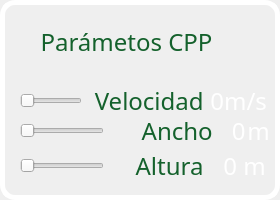
                  <widget class="QFrame" name="ParmetrosCPP">
                   <property name="styleSheet">
                    <string notr="true">QFrame{
	border: 5px solid rgb(255, 255, 255);
	border-radius: 15px;
	color: rgb(252, 175, 62);
}
QFrame:hover{
  border: 5px solid #f9aa33;
}</string>
                   </property>
                   <property name="frameShape">
                    <enum>QFrame::StyledPanel</enum>
                   </property>
                   <property name="frameShadow">
                    <enum>QFrame::Raised</enum>
                   </property>
                   <widget class="QFrame" name="frame_13">
                    <property name="geometry">
                     <rect>
                      <x>20</x>
                      <y>140</y>
                      <width>251</width>
                      <height>51</height>
                     </rect>
                    </property>
                    <property name="sizePolicy">
                     <sizepolicy hsizetype="Expanding" vsizetype="Expanding">
                      <horstretch>0</horstretch>
                      <verstretch>0</verstretch>
                     </sizepolicy>
                    </property>
                    <property name="styleSheet">
                     <string notr="true">border:none;</string>
                    </property>
                    <property name="frameShape">
                     <enum>QFrame::NoFrame</enum>
                    </property>
                    <property name="frameShadow">
                     <enum>QFrame::Raised</enum>
                    </property>
                    <layout class="QHBoxLayout" name="horizontalLayout_10">
                     <property name="spacing">
                      <number>0</number>
                     </property>
                     <property name="leftMargin">
                      <number>0</number>
                     </property>
                     <property name="topMargin">
                      <number>0</number>
                     </property>
                     <property name="rightMargin">
                      <number>0</number>
                     </property>
                     <property name="bottomMargin">
                      <number>0</number>
                     </property>
                     <item>
                      <widget class="QSlider" name="sliderAltura">
                       <property name="sizePolicy">
                        <sizepolicy hsizetype="Preferred" vsizetype="Preferred">
                         <horstretch>0</horstretch>
                         <verstretch>0</verstretch>
                        </sizepolicy>
                       </property>
                       <property name="styleSheet">
                        <string notr="true">color: #f9aa33;</string>
                       </property>
                       <property name="maximum">
                        <number>100</number>
                       </property>
                       <property name="orientation">
                        <enum>Qt::Horizontal</enum>
                       </property>
                      </widget>
                     </item>
                     <item>
                      <widget class="QLabel" name="labelAltura">
                       <property name="sizePolicy">
                        <sizepolicy hsizetype="Preferred" vsizetype="Preferred">
                         <horstretch>0</horstretch>
                         <verstretch>0</verstretch>
                        </sizepolicy>
                       </property>
                       <property name="font">
                        <font>
                         <family>Uroob</family>
                         <pointsize>18</pointsize>
                         <weight>50</weight>
                         <bold>false</bold>
                         <kerning>true</kerning>
                        </font>
                       </property>
                       <property name="styleSheet">
                        <string notr="true">border:none;
color: rgb(20, 97, 44);</string>
                       </property>
                       <property name="text">
                        <string>     Altura</string>
                       </property>
                       <property name="alignment">
                        <set>Qt::AlignCenter</set>
                       </property>
                      </widget>
                     </item>
                     <item>
                      <widget class="QLabel" name="AlturaParametro">
                       <property name="sizePolicy">
                        <sizepolicy hsizetype="Preferred" vsizetype="Preferred">
                         <horstretch>0</horstretch>
                         <verstretch>0</verstretch>
                        </sizepolicy>
                       </property>
                       <property name="font">
                        <font>
                         <family>Uroob</family>
                         <pointsize>18</pointsize>
                        </font>
                       </property>
                       <property name="styleSheet">
                        <string notr="true">border:none;
color: rgb(255, 255, 255);</string>
                       </property>
                       <property name="text">
                        <string>   0</string>
                       </property>
                       <property name="alignment">
                        <set>Qt::AlignCenter</set>
                       </property>
                      </widget>
                     </item>
                     <item>
                      <widget class="QLabel" name="label_altura_unidades">
                       <property name="font">
                        <font>
                         <family>Uroob</family>
                         <pointsize>18</pointsize>
                        </font>
                       </property>
                       <property name="styleSheet">
                        <string notr="true">border:none;
color: rgb(255, 255, 255);</string>
                       </property>
                       <property name="text">
                        <string>m</string>
                       </property>
                       <property name="alignment">
                        <set>Qt::AlignCenter</set>
                       </property>
                      </widget>
                     </item>
                    </layout>
                   </widget>
                   <widget class="QFrame" name="frame_14">
                    <property name="geometry">
                     <rect>
                      <x>20</x>
                      <y>80</y>
                      <width>247</width>
                      <height>41</height>
                     </rect>
                    </property>
                    <property name="sizePolicy">
                     <sizepolicy hsizetype="Expanding" vsizetype="Expanding">
                      <horstretch>0</horstretch>
                      <verstretch>0</verstretch>
                     </sizepolicy>
                    </property>
                    <property name="styleSheet">
                     <string notr="true">border:none;</string>
                    </property>
                    <property name="frameShape">
                     <enum>QFrame::NoFrame</enum>
                    </property>
                    <property name="frameShadow">
                     <enum>QFrame::Raised</enum>
                    </property>
                    <layout class="QHBoxLayout" name="horizontalLayout_11">
                     <property name="spacing">
                      <number>0</number>
                     </property>
                     <property name="leftMargin">
                      <number>0</number>
                     </property>
                     <property name="topMargin">
                      <number>0</number>
                     </property>
                     <property name="rightMargin">
                      <number>0</number>
                     </property>
                     <property name="bottomMargin">
                      <number>0</number>
                     </property>
                     <item>
                      <widget class="QSlider" name="sliderVelocidad">
                       <property name="sizePolicy">
                        <sizepolicy hsizetype="Preferred" vsizetype="Preferred">
                         <horstretch>0</horstretch>
                         <verstretch>0</verstretch>
                        </sizepolicy>
                       </property>
                       <property name="styleSheet">
                        <string notr="true">color: #f9aa33;</string>
                       </property>
                       <property name="maximum">
                        <number>100</number>
                       </property>
                       <property name="orientation">
                        <enum>Qt::Horizontal</enum>
                       </property>
                      </widget>
                     </item>
                     <item>
                      <widget class="QLabel" name="label_VelocidadDeseada">
                       <property name="font">
                        <font>
                         <family>Uroob</family>
                         <pointsize>18</pointsize>
                        </font>
                       </property>
                       <property name="styleSheet">
                        <string notr="true">border:none;
color: rgb(20, 97, 44);</string>
                       </property>
                       <property name="text">
                        <string>  Velocidad</string>
                       </property>
                       <property name="alignment">
                        <set>Qt::AlignCenter</set>
                       </property>
                      </widget>
                     </item>
                     <item>
                      <widget class="QLabel" name="velocidadParametro">
                       <property name="sizePolicy">
                        <sizepolicy hsizetype="Preferred" vsizetype="Preferred">
                         <horstretch>0</horstretch>
                         <verstretch>0</verstretch>
                        </sizepolicy>
                       </property>
                       <property name="font">
                        <font>
                         <family>Uroob</family>
                         <pointsize>18</pointsize>
                        </font>
                       </property>
                       <property name="styleSheet">
                        <string notr="true">border:none;
color: rgb(255, 255, 255);</string>
                       </property>
                       <property name="text">
                        <string> 0</string>
                       </property>
                       <property name="alignment">
                        <set>Qt::AlignCenter</set>
                       </property>
                      </widget>
                     </item>
                     <item>
                      <widget class="QLabel" name="label_unidades_velocidad">
                       <property name="font">
                        <font>
                         <family>Uroob</family>
                         <pointsize>18</pointsize>
                        </font>
                       </property>
                       <property name="styleSheet">
                        <string notr="true">border:none;
color: rgb(255, 255, 255);</string>
                       </property>
                       <property name="text">
                        <string>m/s</string>
                       </property>
                       <property name="alignment">
                        <set>Qt::AlignCenter</set>
                       </property>
                      </widget>
                     </item>
                    </layout>
                   </widget>
                   <widget class="QFrame" name="frame_15">
                    <property name="geometry">
                     <rect>
                      <x>20</x>
                      <y>110</y>
                      <width>251</width>
                      <height>41</height>
                     </rect>
                    </property>
                    <property name="sizePolicy">
                     <sizepolicy hsizetype="Expanding" vsizetype="Expanding">
                      <horstretch>0</horstretch>
                      <verstretch>0</verstretch>
                     </sizepolicy>
                    </property>
                    <property name="styleSheet">
                     <string notr="true">border:none;</string>
                    </property>
                    <property name="frameShape">
                     <enum>QFrame::NoFrame</enum>
                    </property>
                    <property name="frameShadow">
                     <enum>QFrame::Raised</enum>
                    </property>
                    <layout class="QHBoxLayout" name="horizontalLayout_12">
                     <property name="spacing">
                      <number>0</number>
                     </property>
                     <property name="leftMargin">
                      <number>0</number>
                     </property>
                     <property name="topMargin">
                      <number>0</number>
                     </property>
                     <property name="rightMargin">
                      <number>0</number>
                     </property>
                     <property name="bottomMargin">
                      <number>0</number>
                     </property>
                     <item>
                      <widget class="QSlider" name="sliderAnchoLineas">
                       <property name="sizePolicy">
                        <sizepolicy hsizetype="Preferred" vsizetype="Preferred">
                         <horstretch>0</horstretch>
                         <verstretch>0</verstretch>
                        </sizepolicy>
                       </property>
                       <property name="styleSheet">
                        <string notr="true">color: #f9aa33;</string>
                       </property>
                       <property name="maximum">
                        <number>20</number>
                       </property>
                       <property name="orientation">
                        <enum>Qt::Horizontal</enum>
                       </property>
                      </widget>
                     </item>
                     <item>
                      <widget class="QLabel" name="label_ancho">
                       <property name="font">
                        <font>
                         <family>Uroob</family>
                         <pointsize>18</pointsize>
                        </font>
                       </property>
                       <property name="styleSheet">
                        <string notr="true">border:none;
color: rgb(20, 97, 44);</string>
                       </property>
                       <property name="text">
                        <string>      Ancho</string>
                       </property>
                       <property name="alignment">
                        <set>Qt::AlignCenter</set>
                       </property>
                      </widget>
                     </item>
                     <item>
                      <widget class="QLabel" name="anchoLineasParametro">
                       <property name="sizePolicy">
                        <sizepolicy hsizetype="Preferred" vsizetype="Preferred">
                         <horstretch>0</horstretch>
                         <verstretch>0</verstretch>
                        </sizepolicy>
                       </property>
                       <property name="font">
                        <font>
                         <family>Uroob</family>
                         <pointsize>18</pointsize>
                        </font>
                       </property>
                       <property name="styleSheet">
                        <string notr="true">border:none;
color: rgb(255, 255, 255);</string>
                       </property>
                       <property name="text">
                        <string>   0</string>
                       </property>
                       <property name="alignment">
                        <set>Qt::AlignCenter</set>
                       </property>
                      </widget>
                     </item>
                     <item>
                      <widget class="QLabel" name="label_unidades_distancia_2">
                       <property name="font">
                        <font>
                         <family>Uroob</family>
                         <pointsize>18</pointsize>
                        </font>
                       </property>
                       <property name="styleSheet">
                        <string notr="true">border:none;
color: rgb(255, 255, 255);</string>
                       </property>
                       <property name="text">
                        <string>m</string>
                       </property>
                       <property name="alignment">
                        <set>Qt::AlignCenter</set>
                       </property>
                      </widget>
                     </item>
                    </layout>
                   </widget>
                   <widget class="QFrame" name="frame_16">
                    <property name="geometry">
                     <rect>
                      <x>10</x>
                      <y>20</y>
                      <width>233</width>
                      <height>43</height>
                     </rect>
                    </property>
                    <property name="styleSheet">
                     <string notr="true">border:none;</string>
                    </property>
                    <property name="frameShape">
                     <enum>QFrame::NoFrame</enum>
                    </property>
                    <property name="frameShadow">
                     <enum>QFrame::Raised</enum>
                    </property>
                    <layout class="QHBoxLayout" name="horizontalLayout_14">
                     <item>
                      <widget class="QLabel" name="label_parametros_cpp">
                       <property name="sizePolicy">
                        <sizepolicy hsizetype="Expanding" vsizetype="Expanding">
                         <horstretch>0</horstretch>
                         <verstretch>0</verstretch>
                        </sizepolicy>
                       </property>
                       <property name="font">
                        <font>
                         <family>Uroob</family>
                         <pointsize>18</pointsize>
                        </font>
                       </property>
                       <property name="styleSheet">
                        <string notr="true">border:none;
color: rgb(20, 97, 44);</string>
                       </property>
                       <property name="text">
                        <string>Parámetos CPP</string>
                       </property>
                       <property name="alignment">
                        <set>Qt::AlignCenter</set>
                       </property>
                      </widget>
                     </item>
                    </layout>
                   </widget>
                  </widget>
